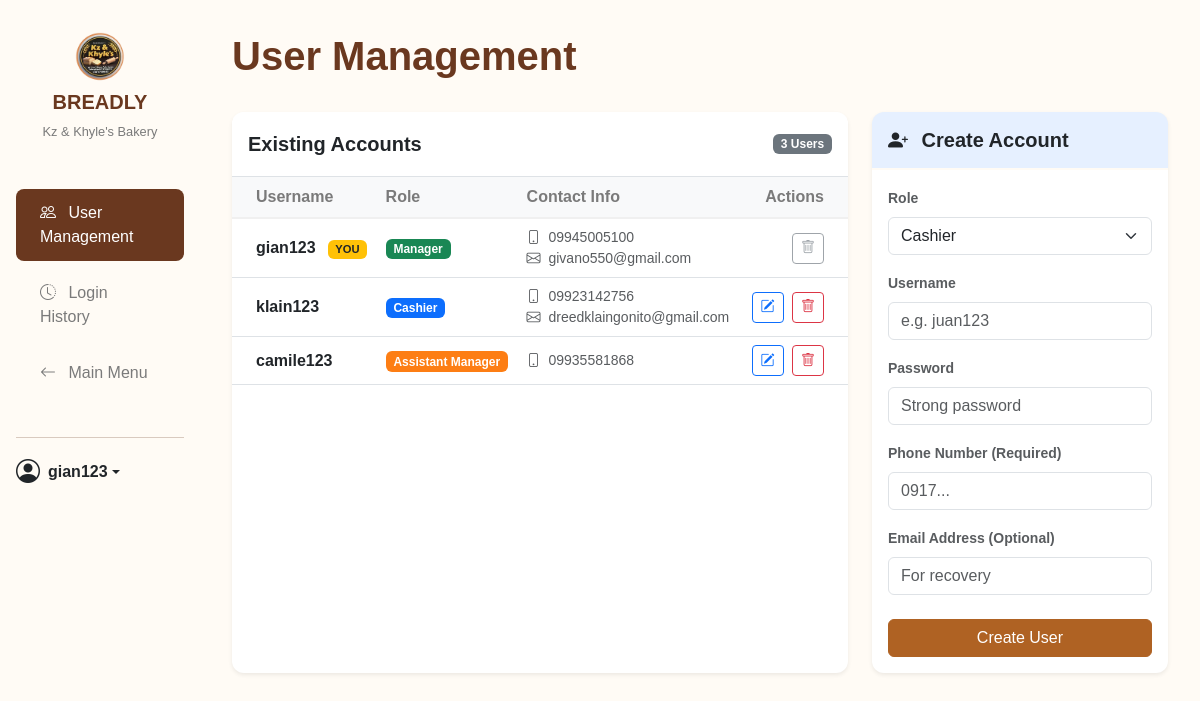
Page /nav/account_management.php (signed in) on the committed database.
### tables this page shows
CREATE TABLE `users` (
  `user_id` int(11) NOT NULL,
  `username` varchar(100) NOT NULL,
  `password` varchar(255) DEFAULT NULL,
  `role` enum('manager','cashier','assistant_manager') NOT NULL,
  `email` varchar(150) DEFAULT NULL,
  `phone_number` varchar(11) NOT NULL,
  `enable_daily_report` tinyint(1) NOT NULL DEFAULT 0 COMMENT 'For daily SMS reports',
  `created_at` timestamp NOT NULL DEFAULT current_timestamp()
);

### db_connection.php (called while the page is built, shortened)
<?php
class Database {
    private $host = DB_HOST;
    private $db_name = DB_NAME;
    private $username = DB_USER;
    private $password = DB_PASS;
    public $conn;
    private function connect() {
        $this->conn = null;
        try {
            $dsn = "mysql:host=" . $this->host . ";dbname=" . $this->db_name . ";charset=utf8mb4";
            $options = [
                PDO::ATTR_ERRMODE => PDO::ERRMODE_EXCEPTION,
                PDO::ATTR_DEFAULT_FETCH_MODE => PDO::FETCH_ASSOC,
                PDO::ATTR_EMULATE_PREPARES => false,
            ];
            $this->conn = new PDO($dsn, $this->username, $this->password, $options);
        } catch (PDOException $e) {
            error_log("Database Connection Failed: " . $e->getMessage());
            die("A critical database connection error occurred. Please contact support.");
        }
    }
    public function getConnection() {
        return $this->conn;
    }
}

### src/UserManager.php (called while the page is built, shortened)
<?php
require_once __DIR__ . '/../db_connection.php';
class UserManager {
    private $conn;
    public function __construct() {
        $db = new Database();
        $this->conn = $db->getConnection();
    }
    public function getAllUsers() {
        try {
            $stmt = $this->conn->prepare("CALL AdminGetAllUsers()");
            $stmt->execute();
            return $stmt->fetchAll(PDO::FETCH_ASSOC);
        } catch (PDOException $e) {
            error_log("Get Users Error: " . $e->getMessage());
            return [];
        }
    }
}
?>

### nav/account_management.php (the view, shortened to what this page needs)
<?php
require_once '../src/UserManager.php';
$userManager = new UserManager();
$is_edit = false;
$edit_data = [];
$users = $userManager->getAllUsers();
?>
<!DOCTYPE html>
<html lang="en">
<head>
    <link href="https://cdn.jsdelivr.net/npm/bootstrap@5.3.3/dist/css/bootstrap.min.css" rel="stylesheet">
    <link rel="stylesheet" href="https://cdn.jsdelivr.net/npm/bootstrap-icons@1.11.3/font/bootstrap-icons.css">
    <link rel="stylesheet" href="../styles/global.css">
    <link rel="stylesheet" href="../styles/dashboard.css">
    <link rel="stylesheet" href="../styles/account_management.css">
    <link rel="stylesheet" href="../styles/responsive.css">
</head>
<body class="dashboard">
<div class="container-fluid">
    <div class="row">
        <aside class="col-lg-2 col-md-3 sidebar offcanvas-lg offcanvas-start" tabindex="-1" id="sidebarMenu" aria-labelledby="sidebarMenuLabel">
            <div class="offcanvas-body d-flex flex-column p-0">
                <div class="sidebar-brand">
                    <img src="../images/kzklogo.png" alt="BREADLY Logo">
                    <h5>BREADLY</h5>
                    <p>Kz & Khyle's Bakery</p>
                </div>
                <ul class="nav flex-column sidebar-nav">
                    <li class="nav-item">
                        <a class="nav-link active" href="account_management.php">
                            <i class="bi bi-people me-2"></i> User Management
                        </a>
                    </li>
                    <li class="nav-item">
                        <a class="nav-link" href="login_history.php">
                             <i class="bi bi-clock-history me-2"></i> Login History
                        </a>
                    </li>
                    <li class="nav-item">
                        <a class="nav-link" href="index.php">
                            <i class="bi bi-arrow-left me-2"></i> Main Menu
                        </a>
                    </li>
                </ul>
                <div class="sidebar-user">
                    <hr>
                    <div class="dropdown">
                        <a href="#" class="d-flex align-items-center text-dark text-decoration-none dropdown-toggle" id="userMenu" data-bs-toggle="dropdown" aria-expanded="false">
                            <i class="bi bi-person-circle me-2 fs-4"></i>
                            <strong><?php echo htmlspecialchars($_SESSION['username']); ?></strong>
                        </a>
                    </div>
                </div>
            </div>
        </aside>
        <main class="col-lg-10 col-md-9 main-content">
            <div class="header d-flex justify-content-between align-items-center mb-4">
                <h1>User Management</h1>
            </div>
            <div class="row">
                <div class="col-lg-8 mb-4">
                    <div class="card h-100 shadow-sm border-0">
                        <div class="card-header d-flex justify-content-between align-items-center bg-white border-bottom">
                            <h5 class="mb-0 text-dark">Existing Accounts</h5>
                            <span class="badge bg-secondary"><?php echo count($users); ?> Users</span>
                        </div>
                        <div class="card-body p-0">
                            <div class="table-responsive">
                                <table class="table table-hover mb-0 align-middle">
                                    <thead class="table-light">
                                        <tr>
                                            <th class="ps-4">Username</th>
                                            <th>Role</th>
                                            <th>Contact Info</th>
                                            <th class="text-end pe-4">Actions</th>
                                        </tr>
                                    </thead>
                                    <tbody>
                                        <?php foreach ($users as $user): ?>
                                        <tr>
                                            <td class="ps-4 fw-bold text-dark">
                                                <?php echo htmlspecialchars($user['username']); ?>
                                                <?php if($user['user_id'] == $_SESSION['user_id']) echo '<span class="badge bg-warning text-dark ms-2" style="font-size:0.7em">YOU</span>'; ?>
                                            </td>
                                            <td>
                                                <?php
                                                    $roleBadge = 'badge-cashier';
                                                    if ($user['role'] == 'manager') $roleBadge = 'badge-manager';
                                                    if ($user['role'] == 'assistant_manager') $roleBadge = 'badge-assistant_manager';
                                                ?>
                                                <span class="badge <?php echo $roleBadge; ?>">
                                                    <?php echo ucwords(str_replace('_', ' ', $user['role'])); ?>
                                                </span>
                                            </td>
                                            <td class="small text-muted">
                                                <?php if(!empty($user['phone_number'])): ?>
                                                    <div><i class="bi bi-phone me-1"></i> <?php echo htmlspecialchars($user['phone_number']); ?></div>
                                                <?php endif; ?>
                                                <?php if(!empty($user['email'])): ?>
                                                    <div><i class="bi bi-envelope me-1"></i> <?php echo htmlspecialchars($user['email']); ?></div>
                                                <?php endif; ?>
                                            </td>
                                            <td class="text-end pe-4">
                                                <?php if($user['user_id'] != $_SESSION['user_id']): ?>
                                                    <a href="account_management.php?action=edit&id=<?php echo $user['user_id']; ?>" class="btn btn-sm btn-outline-primary me-1"><i class="bi bi-pencil-square"></i></a>
                                                    <a href="account_management.php?action=delete&id=<?php echo $user['user_id']; ?>" class="btn btn-sm btn-outline-danger" onclick="return confirm('Are you sure?');"><i class="bi bi-trash"></i></a>
                                                <?php else: ?>
                                                    <button class="btn btn-sm btn-outline-secondary" disabled><i class="bi bi-trash"></i></button>
                                                <?php endif; ?>
                                            </td>
                                        </tr>
                                        <?php endforeach; ?>
                                    </tbody>
                                </table>
                            </div>
                        </div>
                    </div>
                </div>
                <div class="col-lg-4 mb-4">
                    <div class="card shadow-sm border-0">
                        <div class="card-header py-3 <?php echo $is_edit ? 'bg-warning bg-opacity-10' : 'bg-primary bg-opacity-10'; ?>">
                            <h5 class="mb-0 <?php echo $is_edit ? 'text-warning text-opacity-75 text-dark' : 'text-primary text-dark'; ?>">
                                <i class="bi <?php echo $is_edit ? 'bi-pencil-fill' : 'bi-person-plus-fill'; ?> me-2"></i>
                                <?php echo $is_edit ? 'Edit Account' : 'Create Account'; ?>
                            </h5>
                        </div>
                        <div class="card-body">
                            <form action="account_management.php" method="POST">
                                <div class="mb-3">
                                    <label class="form-label small fw-bold text-muted">Role</label>
                                    <select class="form-select" name="role" required>
                                        <option value="cashier" <?php if($is_edit && $edit_data['role'] == 'cashier') echo 'selected'; ?>>Cashier</option>
                                    </select>
                                </div>
                                <div class="mb-3">
                                    <label class="form-label small fw-bold text-muted">Username</label>
                                    <input type="text" class="form-control" name="username"
                                           value="<?php echo $is_edit ? htmlspecialchars($edit_data['username']) : ''; ?>"
                                           placeholder="e.g. juan123" required>
                                </div>
                                <div class="mb-3">
                                    <label class="form-label small fw-bold text-muted">
                                        Password <?php if($is_edit) echo '<span class="fw-normal text-danger">(Leave blank to keep current)</span>'; ?>
                                    </label>
                                    <input type="password" class="form-control" name="password"
                                           placeholder="<?php echo $is_edit ? 'New password (optional)' : 'Strong password'; ?>"
                                           <?php echo $is_edit ? '' : 'required'; ?>>
                                </div>
                                <div class="mb-3">
                                    <label class="form-label small fw-bold text-muted">Phone Number (Required)</label>
                                    <input type="text" class="form-control" name="phone"
                                           value="<?php echo $is_edit ? htmlspecialchars($edit_data['phone_number']) : ''; ?>"
                                           placeholder="0917..." maxlength="11" required>
                                </div>
                                <div class="mb-3">
                                    <label class="form-label small fw-bold text-muted">Email Address (Optional)</label>
                                    <input type="email" class="form-control" name="email"
                                           value="<?php echo $is_edit ? htmlspecialchars($edit_data['email']) : ''; ?>"
                                           placeholder="For recovery">
                                </div>
                                <button type="submit" class="btn <?php echo $is_edit ? 'btn-warning' : 'btn-primary'; ?> w-100 mt-2">
                                    <?php echo $is_edit ? 'Update User' : 'Create User'; ?>
                                </button>
                            </form>
                        </div>
                    </div>
                </div>
            </div>
        </main>
    </div>
</div>
</body>
</html>

### styles/global.css (style rules this page uses)
:root { --color-background-page: #F8F1E7; --color-card-background: #ffffff; --color-panel: #E4A26C; --color-login-btn: #af6223; --color-text-dark: #333333; --color-text-light: #ffffff; --color-input-bg: #F0F0F0; --bg-light-cream: #FFFBF5; --sidebar-bg: #FDEEDC; --card-bg-sales: #FEE8D0; --card-bg-orders: #FBF3D5; --card-bg-bestsell: #FBF3D5; --card-bg-inventory: #F8DFAA; --text-dark: #6a381f; --text-secondary: #7a7a7a; --bar-color-primary: #E5A26A; --bar-color-secondary: #F5C6A5; --bar-color-neutral: #D3D3D3; }
* { margin: 0; padding: 0; box-sizing: border-box; font-family: "Poppins", sans-serif; text-decoration: none; list-style: none; }
body { background-color: var(--color-background-page); color: var(--color-text-dark); }

### styles/dashboard.css (style rules this page uses)
body.dashboard { background-color: var(--bg-light-cream); color: var(--text-dark); height: auto; min-height: 100vh; }
.sidebar { background-color: var(--sidebar-bg); height: 100%; padding: 2rem 1rem; display: flex; flex-direction: column; }
.sidebar-brand { text-align: center; margin-bottom: 2rem; }
.sidebar-brand img { max-width: 50px; margin-bottom: 0.5rem; }
.sidebar-brand h5 { font-weight: bold; color: var(--text-dark); }
.sidebar-brand p { font-size: 0.8rem; color: var(--text-secondary); }
.sidebar-nav { flex-grow: 1; }
.sidebar-nav .nav-link { padding: 0.75rem 1.5rem; margin-bottom: 0.5rem; border-radius: 0.5rem; color: var(--text-secondary); font-weight: 500; }
.sidebar-nav .nav-link.active { background-color: var(--text-dark); color: #fff; }
@media (min-width: 768px) { .sidebar { min-height: 100vh; } }
.main-content { padding: 2rem; }
.header { display: flex; justify-content: space-between; align-items: center; margin-bottom: 2rem; }
.header h1 { font-weight: bold; color: var(--text-dark); }
.sidebar-user { margin-top: 1rem; }
.table-responsive { max-height: 60vh; overflow-y: auto; }

### styles/account_management.css (style rules this page uses)
body { background-color: var(--bg-light-cream); color: var(--text-dark); }
.card { border: none; border-radius: 12px; box-shadow: 0 4px 12px rgba(0,0,0,0.05); background-color: #ffffff; }
.card-header { background-color: #fff; border-bottom: 2px solid var(--bg-light-cream); padding-top: 1.25rem; padding-bottom: 1.25rem; border-top-left-radius: 12px !important; border-top-right-radius: 12px !important; }
.card-header h5 { color: var(--text-dark); font-weight: 700; }
.badge-manager { background-color: #198754; }
.badge-assistant_manager { background-color: #fd7e14; }
.badge-cashier { background-color: #0d6efd; }
.btn-primary { background-color: var(--color-login-btn); border-color: var(--color-login-btn); }
.table thead th { border-bottom: 2px solid #f0f0f0; color: var(--text-secondary); font-weight: 600; }

### rows in the picture
users: username "gian123", shows "YOU", role "Manager", phone_number "09945005100", email "givano550@gmail.com"
users: username "klain123", role "Cashier", phone_number "09923142756", email "dreedklaingonito@gmail.com"
users: username "camile123", role "Assistant Manager", phone_number "09935581868"

### other values in the picture
$_SESSION['username'] "gian123"
count($users) "3"
